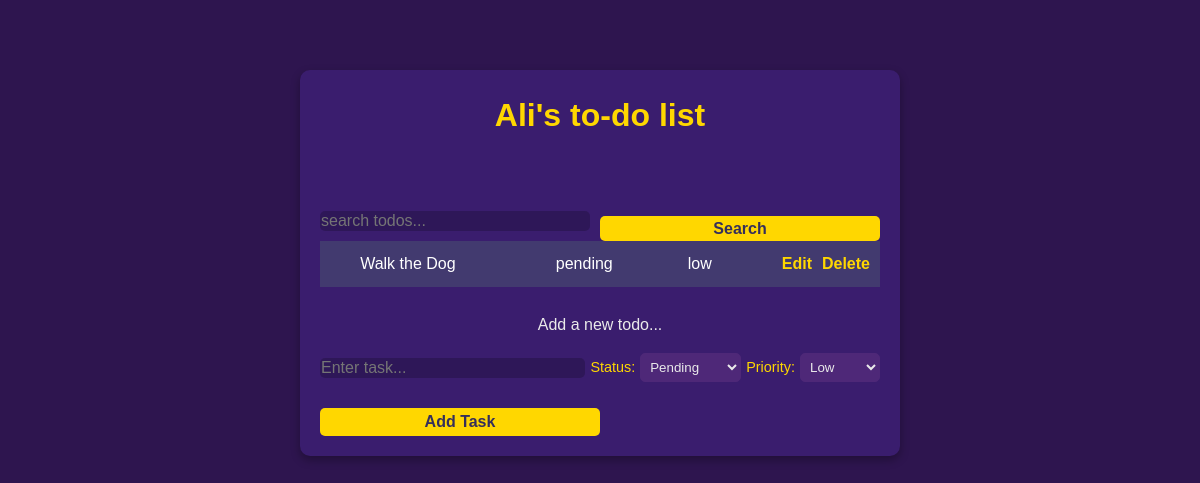
/task (signed in), run on the app's committed database.
### todo_app/models.py (models this page shows, shortened)
class Task(models.Model):
    title = models.CharField(max_length=50)
    STATUS_CHOICES = [
        ('pending', 'Pending'),
        ('in-progress', 'In Progress'),
        ('completed', 'Completed'),
    ]
    PRIORITY_CHOICES = [
        ('low', 'Low'),
        ('medium', 'Medium'),
        ('high', 'High'),
    ]
    status = models.CharField(max_length=20, choices=STATUS_CHOICES, default='pending')
    priority = models.CharField(max_length=10, choices=PRIORITY_CHOICES, default='medium')
    user = models.ForeignKey(User, on_delete=models.CASCADE,default=1)
    class Meta:
       ordering = ['priority']

### todo_app/views.py (the view, shortened to what this page needs)
# urls.py: path('task', views.task, name='task'),
@login_required
def task(request):
    q = request.GET.get('q') if request.GET.get('q') != None else ''
    form = TaskForm()
    if q:
        tasks = Task.objects.filter(
            Q(title__icontains=q) |
            Q(status__icontains=q) |
            Q(priority__icontains=q),
            user=request.user
        )
    else:
        tasks = Task.objects.filter(user=request.user)
    context = {'tasks': tasks, 'form': form, 'query' : q}
    return render(request, 'task_form.html', context)

### todo_app/forms.py
class TaskForm(ModelForm):
    class Meta:
        model = Task
        fields = ['title', 'status', 'priority']

### templates/task_form.html (shortened to what this page needs)
{% extends 'main.html' %}
{% load static %}
    {% block content %}
    <div class="container">
      <header class="text-center text-light my-4">
        <h1 class="mb-4">{{request.user}}'s to-do list</h1>
        <form class="search d-flex" method="GET" action="{% url 'task' %}">
          <input
            class="form-control m-auto"
            type="text"
            name="q"
            placeholder="search todos..."
            value="{{ request.GET.q }}"
          />
          <button type="submit" class="btn btn-search">Search</button>
        </form>
      </header>
      {% for task in tasks %}
      <ul class="list-group todos mx-auto text-light delete">
        <li
          class="list-group-item d-flex justify-content-between align-items-center"
        >
          <span class="task-title">{{ task.title }}</span>
          <span class="task-status">{{ task.status }}</span>
          <span class="task-priority">{{ task.priority }}</span>
          <div class="task-actions">
            <a href="{% url 'update-task' task.id %}">Edit</a>
            <a href="{% url 'delete-task' task.id %}">Delete</a>
          </div>
        </li>
      </ul>
      {% empty %}
      <li>No tasks available. Add a new task below.</li>
      {% endfor %}
      <br>
      <label class="text-light mt-4">Add a new todo...</label>
      <form class="add-task-form d-flex" method="POST" action="">
        <input type="text" name="title" class="task-input" placeholder="Enter task..." />
        <label class="task-label">Status:</label>
        <select name="status" class="task-select">
          <option value="pending">Pending</option>
        </select>
        <label class="task-label">Priority:</label>
        <select name="priority" class="task-select">
          <option value="low">Low</option>
        </select>
        <button type="submit" class="btn btn-add-task">Add Task</button>
      </form>
    </div>
    {% endblock %}

### static/styles/style.css (style rules this page uses)
* { margin: 0; padding: 0; box-sizing: border-box; }
body { font-family: 'Arial', sans-serif; background-color: #2E154F; color: #EAEAEA; line-height: 1.6; padding: 20px; }
.container { max-width: 600px; margin: 50px auto; background-color: #3A1D6E; border-radius: 10px; box-shadow: 0 4px 10px rgba(0, 0, 0, 0.3); overflow: hidden; padding: 20px; text-align: center; }
h1 { font-size: 2rem; font-weight: bold; color: #FFD700; margin-bottom: 20px; }
input[type="text"], input[type="password"], input[type="email"] { width: 70%; padding: 1px; margin: 10px 0; border-radius: 5px; border: 1px solid #4E2878; background-color: #4E2878; color: #EAEAEA; font-size: 1rem; }
button, input[type="submit"] { width: 50%; padding: 10px; margin-top: 15px; border-radius: 5px; border: none; background-color: #FFD700; color: #2E154F; font-size: 1rem; font-weight: bold; cursor: pointer; transition: background-color 0.3s ease; }
a { color: #FFD700; text-decoration: none; font-weight: bold; }
input[type="text"], input[type="text"]:focus { color: #fff; border: none; background: rgba(0, 0, 0, 0.2); max-width: 400px; }
.todos li { background: #423a6f; color: #fff; }
.delete { cursor: pointer; }
.search { display: flex; gap: 10px; max-width: 100%; padding-top: 40px; }
.form-control { flex: 1; max-width: 70%; }
.btn-search { background-color: #FFD700; color: #352f5b; padding: 0 15px; border: none; cursor: pointer; }
.todos .list-group-item { display: flex; align-items: center; gap: 10px; padding: 10px; }
.task-title { flex: 1; }
.task-status { margin-left: 60px; margin-right: 20px; }
.task-priority { margin-left: 45px; margin-right: 60px; }
.task-actions { margin-left: auto; display: flex; gap: 10px; }
.add-task-form { display: flex; gap: 5px; align-items: center; margin-top: 10px; flex-wrap: wrap; }
.task-input { flex: 1; min-width: 150px; padding: 5px; }
.task-label { font-size: 0.9rem; color: #FFD700; }
.task-select { padding: 5px; background: #4E2878; color: #EAEAEA; border: 1px solid #4E2878; border-radius: 5px; }
.btn-add-task { background-color: #FFD700; color: #352f5b; border: none; padding: 5px 15px; cursor: pointer; flex-shrink: 0; }

### data on the page
Task: title "Walk the Dog", status "pending", priority "low"

### other printed values
{{ request.user }} "Ali"
